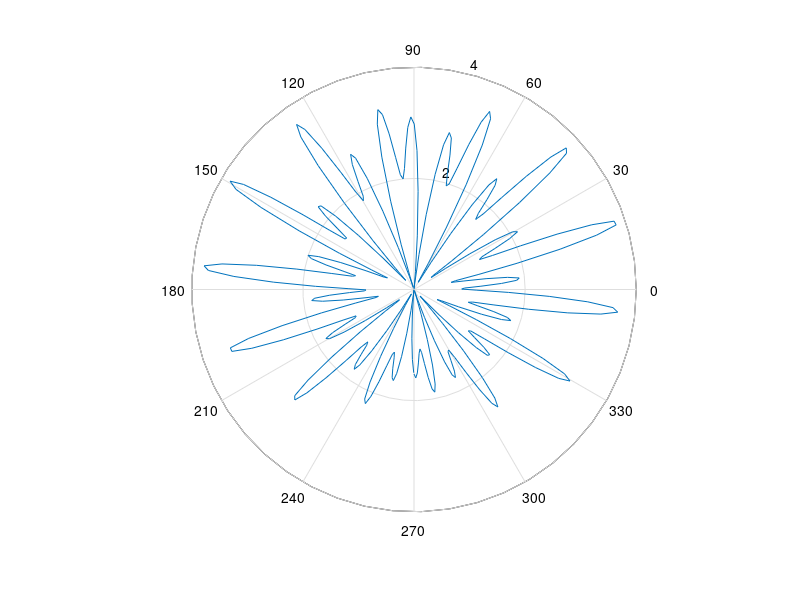

This chart was generated by the following MATLAB code:
t = -pi/2:0.02:3*pi/2;
a = 100;
b = 2;
n = 4;
k = 14;
m = 30;
r = (a./(a+(t-pi/2).^n)).*(b-sin(k*t)-cos(m*t));
c = polar(t,r);
uicontrol = (c);

